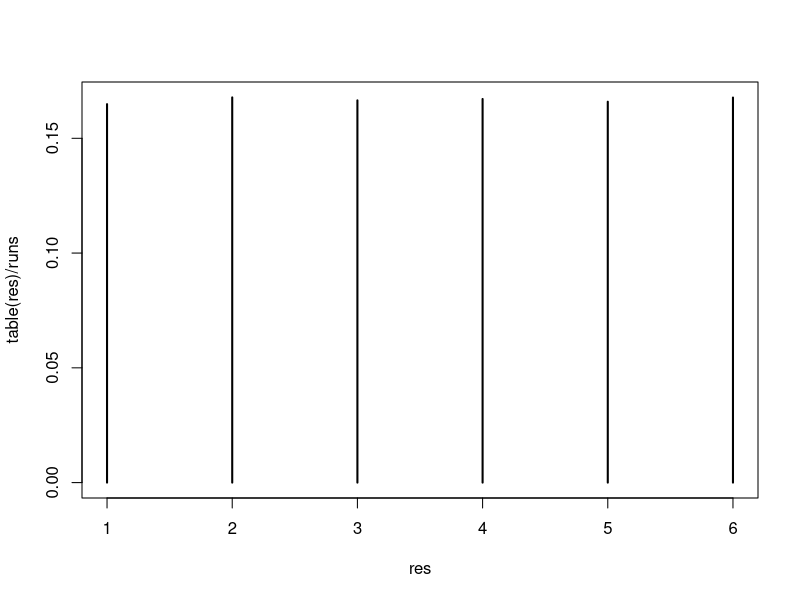
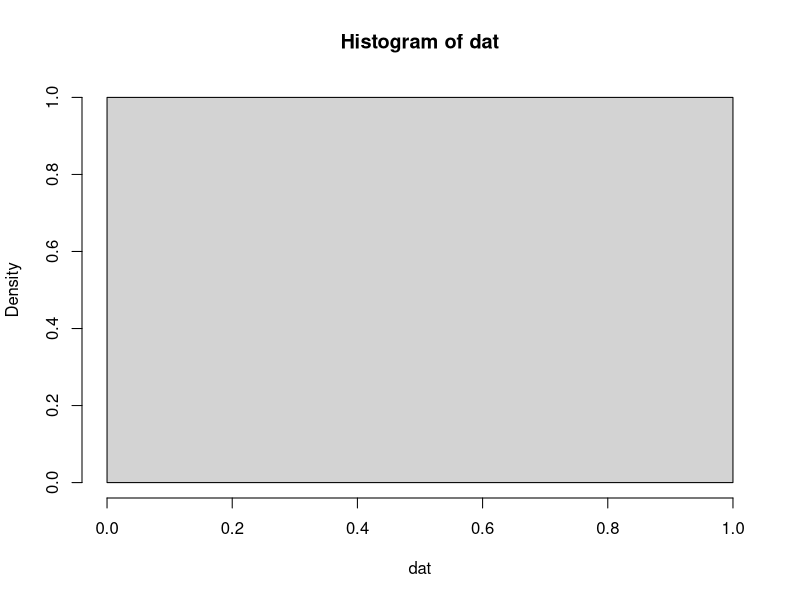
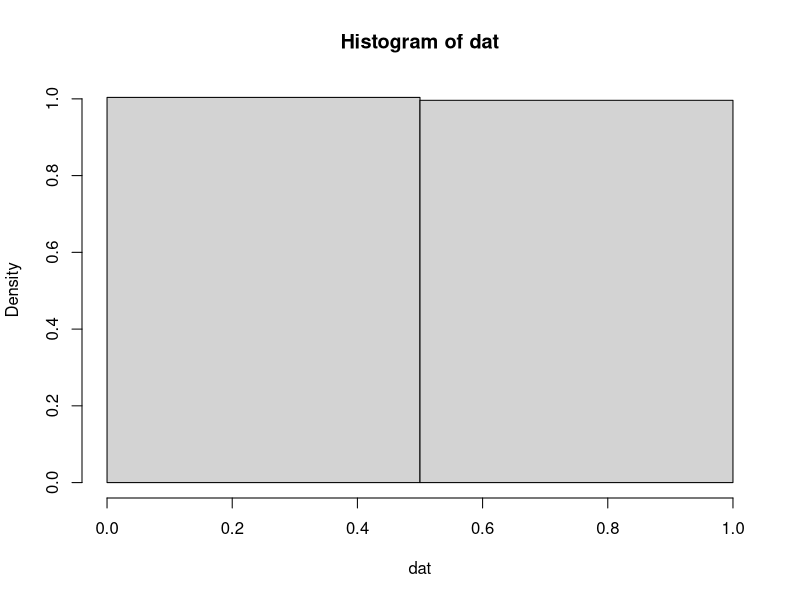
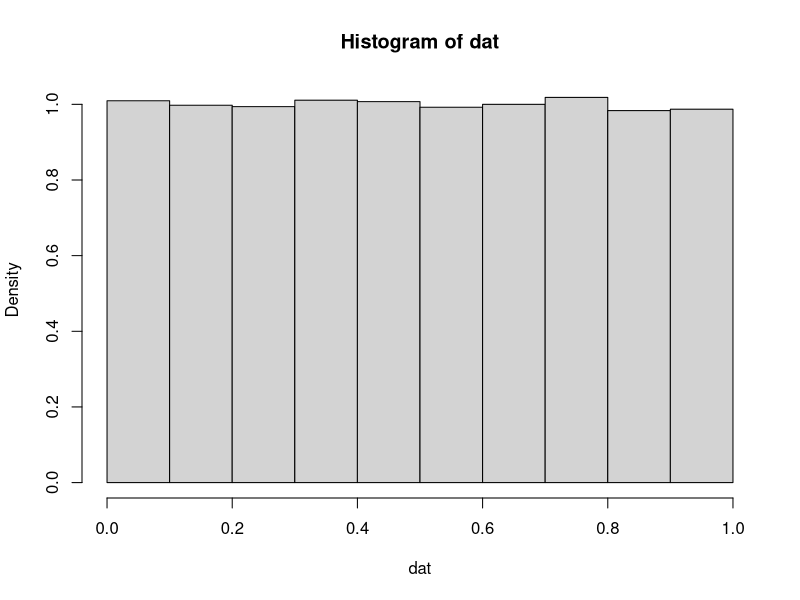
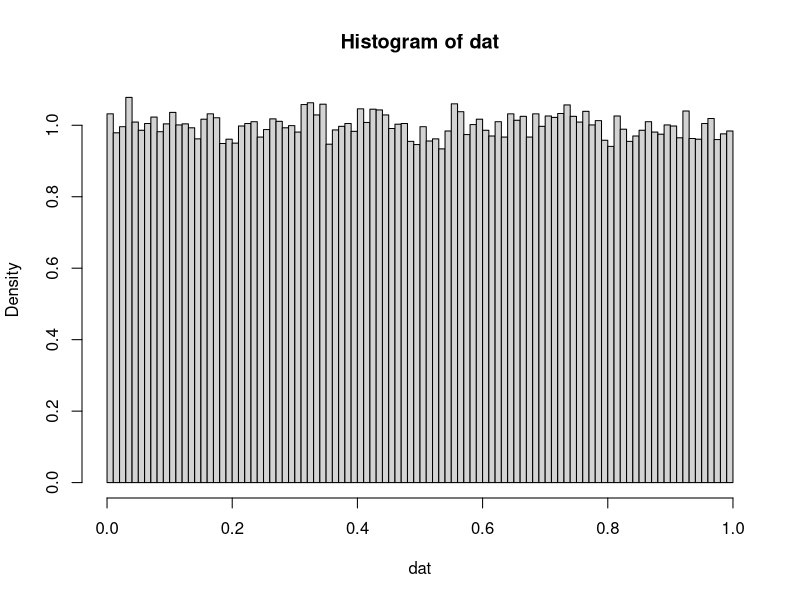
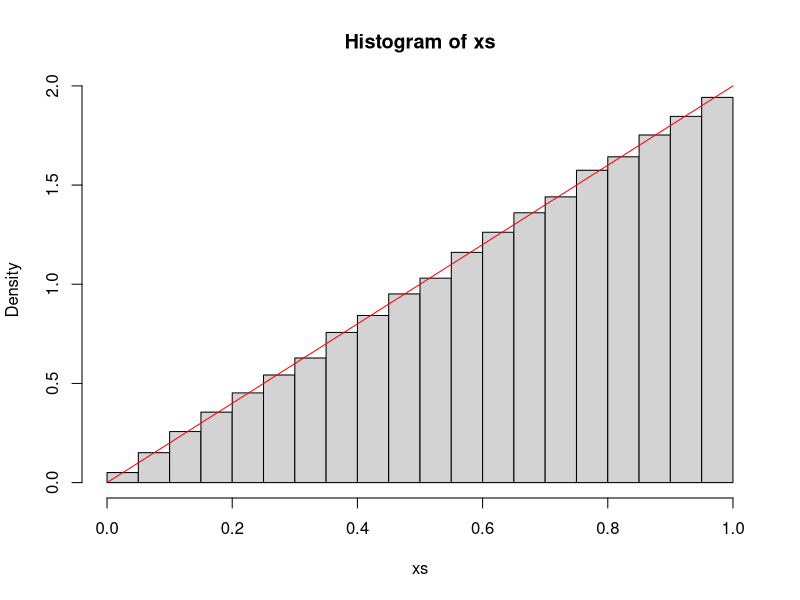
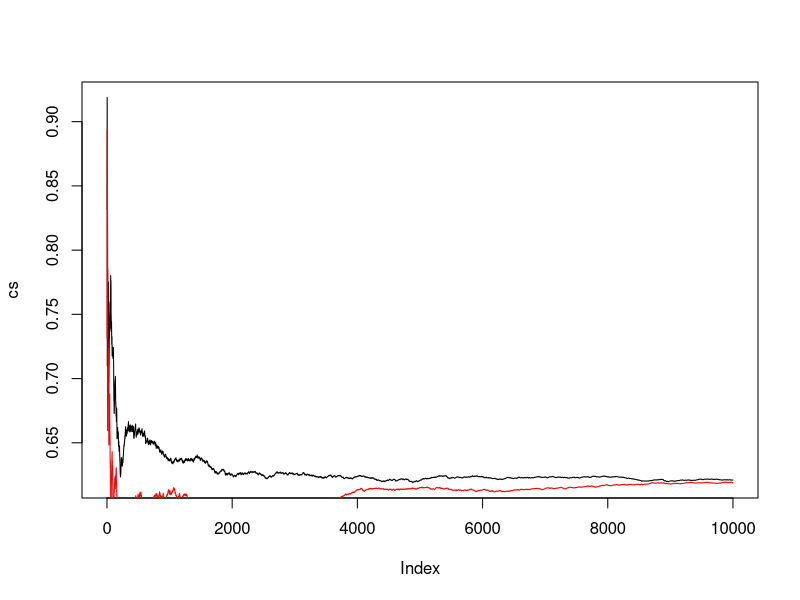

These charts were generated, in order, by the following R code:
# Diskrete vs Stetige
runs = 100000
res = sample(1:6, runs, replace = TRUE)
table(res)
plot(table(res)/runs)
table(res)/runs

#Stetige
dat = runif(100000, 0,1) #1000 Zahlen zwischen 0 und 6
hist(dat, freq = FALSE, breaks = 1)
hist(dat, freq = FALSE, breaks = 2)
hist(dat, freq = FALSE, breaks = 10)
hist(dat, freq = FALSE, breaks = 100)



# Simulation von Daten aus einer Dreiecksverteilung
# Dies ist nicht Teil der Vorlesung
rdreieck = function(n){
  return (sqrt(runif(n)))
}

# Glückspiel
# X ~ Dreiecksverteilung
xs = rdreieck(100000)
hist(xs, freq = FALSE)
curve(2*x,0,1, add=TRUE, col='red')

mean(xs) #0.67
mean(xs^2) #0.4996467
var(xs) #0.05



# Aufgabe Simulation
N = 10000
xs = runif(N,0,1)
mean(sin(exp(xs)+sin(xs))) #0.6218743
# Erwartungswert fuer N->Infty
x = sin(exp(xs)+sin(xs))
cs = cumsum(x) / (1:N)
plot(cs, type = 'l')

# Zweite Simulation
xs = runif(N,0,1)
cs = cumsum(sin(exp(xs)+sin(xs)))/1:N
lines(cs, type = 'l', col='red')
